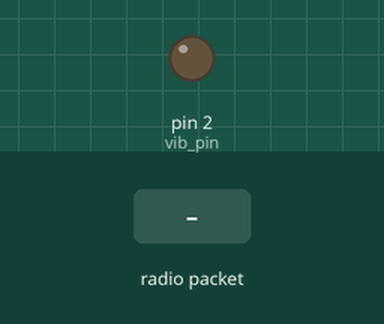
A sketch run on a simulated Arduino Uno, built with avr-gcc and run on an emulated ATmega328P. Shown: output pins drawn as LEDs (lit = HIGH). The test bench sets the inputs (shaded band). No radio packets arrive unless stated; what the sketch prints to the serial monitor is not drawn.

Above: at 1.7 s.
1.8 s: radio packet "1" arrives
At 2.2 s:
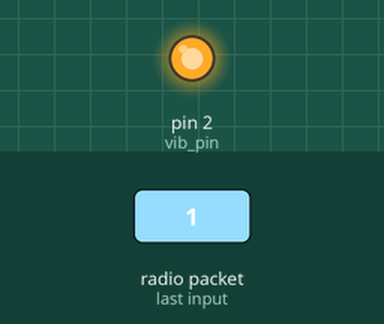
Timing chart, 0 to 4.8 s (numbered marks = the images above; inputs shaded):
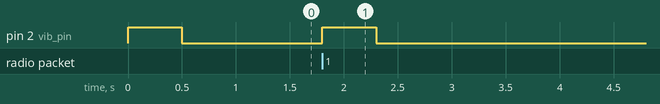

The sketch:

recever.ino
```cpp
// Include RadioHead Amplitude Shift Keying Library
#include <RH_ASK.h>
// Include dependant SPI Library
#include <SPI.h>

// Create Amplitude Shift Keying Object on pin 10
RH_ASK rf_driver;
int vib_pin = 2;

void setup()
{
    pinMode(vib_pin, OUTPUT); // set vibration module pin as output
    digitalWrite(vib_pin, HIGH); // turn on vibration module
    delay(500);
    digitalWrite(vib_pin, LOW); // turn off vibration module
    // Initialize ASK Object
    if (!rf_driver.init()){
        Serial.println("init failed");
    }
    // Setup Serial Monitor
    Serial.begin(9600);
    Serial.println("Receiver is ready");

}

void loop()
{
    // Set buffer to size of expected message
    uint8_t buf[11];
    uint8_t buflen = sizeof(buf);
    // Check if received packet is correct size
    if (rf_driver.recv(buf, &buflen))
    {

      // Message received with valid checksum
      Serial.print("Message Received: ");
      Serial.println((char*)buf);
      digitalWrite(vib_pin, HIGH); // turn on vibration module
      delay(500);
      digitalWrite(vib_pin, LOW); // turn off vibration module
    }
}
```

Measured:
- after the input at 1.8 s, pin 2 (vib_pin): LOW → HIGH at once, → LOW 0.50 s later
